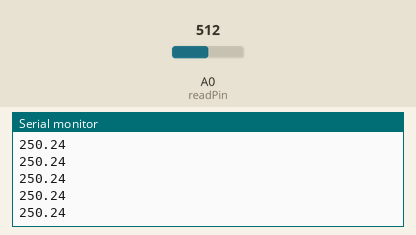
This sketch was run on a simulated Arduino Uno, built with avr-gcc and run on an emulated ATmega328P. Shown: the last lines printed to the serial monitor. The test bench sets the inputs (shaded band); at power-on: A0 (readPin) = 512.

Above: at 1.2 s.
1.3 s: A0 (readPin) set to 716
At 1.31 s:
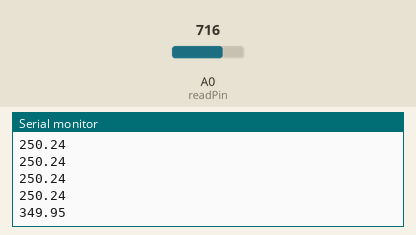
2.8 s: A0 (readPin) set to 900
At 2.82 s:
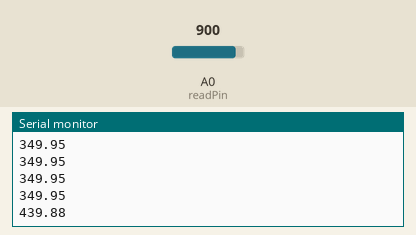
Timing chart, 0 to 5.8 s (numbered marks = the images above; inputs shaded):
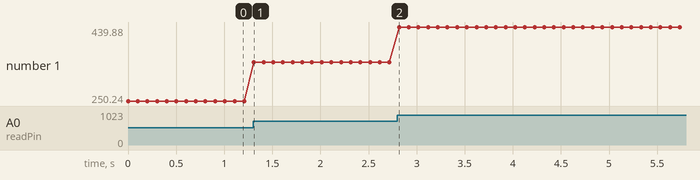

Measured:
- after the input at 1.3 s, the serial monitor: prints a new line at once (image 1)
- after the input at 2.8 s, the serial monitor: prints a new line at once (image 2)
- plotted number 1: 250.24 → 349.95 after the input at 1.3 s, 349.95 → 439.88 after the input at 2.8 s

The sketch:

temp_reader.ino
```cpp
int readPin = A0;
float readValue, calcValue,Temp,scale_f=0.01;
void setup() {
  // put your setup code here, to run once:
  pinMode(readPin,INPUT);
  Serial.begin(9600);

}

void loop() {
  // put your main code here, to run repeatedly:
readValue= analogRead(readPin);
calcValue=readValue*(5./1023.);
Temp = calcValue/scale_f;
Serial.println(Temp);
delay(100);
}
```
